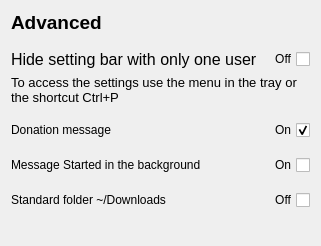
<?xml version="1.0" encoding="UTF-8"?>
<ui version="4.0">
 <class>Advanced</class>
 <widget class="QWidget" name="Advanced">
  <property name="geometry">
   <rect>
    <x>0</x>
    <y>0</y>
    <width>321</width>
    <height>246</height>
   </rect>
  </property>
  <property name="windowTitle">
   <string/>
  </property>
  <layout class="QVBoxLayout" name="verticalLayout">
   <property name="spacing">
    <number>15</number>
   </property>
   <item>
    <widget class="QLabel" name="label">
     <property name="font">
      <font>
       <pointsize>14</pointsize>
       <bold>true</bold>
      </font>
     </property>
     <property name="text">
      <string>Advanced</string>
     </property>
    </widget>
   </item>
   <item>
    <layout class="QGridLayout" name="gridLayout">
     <property name="spacing">
      <number>6</number>
     </property>
     <item row="0" column="0">
      <widget class="QLabel" name="label_2">
       <property name="font">
        <font>
         <pointsize>12</pointsize>
        </font>
       </property>
       <property name="text">
        <string>Hide setting bar with only one user</string>
       </property>
      </widget>
     </item>
     <item row="0" column="1">
      <widget class="QCheckBox" name="hideBarUsers">
       <property name="layoutDirection">
        <enum>Qt::RightToLeft</enum>
       </property>
       <property name="text">
        <string>Off</string>
       </property>
      </widget>
     </item>
     <item row="1" column="0" colspan="2">
      <widget class="QLabel" name="label_3">
       <property name="font">
        <font>
         <pointsize>10</pointsize>
        </font>
       </property>
       <property name="text">
        <string>To access the settings use the menu in the tray or the shortcut Ctrl+P</string>
       </property>
       <property name="wordWrap">
        <bool>true</bool>
       </property>
      </widget>
     </item>
    </layout>
   </item>
   <item>
    <layout class="QGridLayout" name="gridLayout_2">
     <property name="topMargin">
      <number>0</number>
     </property>
     <item row="0" column="0">
      <widget class="QLabel" name="label_4">
       <property name="text">
        <string>Donation message</string>
       </property>
      </widget>
     </item>
     <item row="0" column="1">
      <widget class="QCheckBox" name="donationMessage">
       <property name="layoutDirection">
        <enum>Qt::RightToLeft</enum>
       </property>
       <property name="text">
        <string>On</string>
       </property>
       <property name="checked">
        <bool>true</bool>
       </property>
      </widget>
     </item>
     <item row="1" column="1">
      <widget class="QCheckBox" name="backgroundMessage">
       <property name="layoutDirection">
        <enum>Qt::RightToLeft</enum>
       </property>
       <property name="text">
        <string>On</string>
       </property>
      </widget>
     </item>
     <item row="1" column="0">
      <widget class="QLabel" name="label_5">
       <property name="text">
        <string>Message Started in the background</string>
       </property>
      </widget>
     </item>
     <item row="2" column="0">
      <widget class="QLabel" name="label_6">
       <property name="toolTip">
        <string>All content downloaded automatically will go to ~/Downloads/ZapZap Download. Click to change.</string>
       </property>
       <property name="statusTip">
        <string/>
       </property>
       <property name="text">
        <string>Standard folder ~/Downloads</string>
       </property>
      </widget>
     </item>
     <item row="2" column="1">
      <widget class="QCheckBox" name="folderDownloads">
       <property name="layoutDirection">
        <enum>Qt::RightToLeft</enum>
       </property>
       <property name="text">
        <string>Off</string>
       </property>
      </widget>
     </item>
    </layout>
   </item>
   <item>
    <spacer name="verticalSpacer">
     <property name="orientation">
      <enum>Qt::Vertical</enum>
     </property>
     <property name="sizeHint" stdset="0">
      <size>
       <width>20</width>
       <height>40</height>
      </size>
     </property>
    </spacer>
   </item>
  </layout>
 </widget>
 <resources/>
 <connections/>
</ui>
